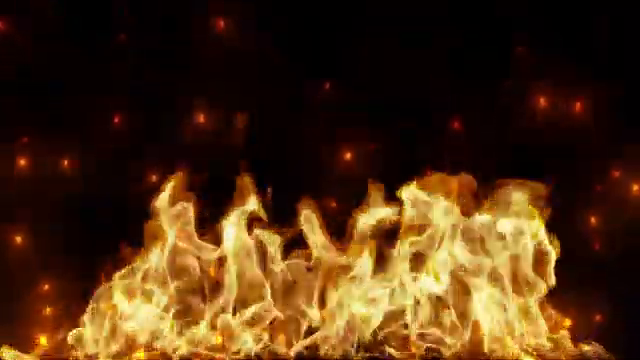
#> input picture frame 120 of videoplayback.mp4, 640 x 360 px
$ python fire-alarm-detection-system.py
#> lines starting #> are read from the running program, lines starting #| are printed output that depends on the picture; after the words box and inside, x2 and y2 are one past the last pixel; in counts of white or black regions, pixels touching at a corner belong together
# Import necessary libraries
import cv2
import numpy as np
import smtplib
import playsound
import threading
import os

# Initialize status flags and counters
Alarm_Status = False
Email_Status = False
Fire_Reported = 0

# Function to play the alarm sound in a loop
def play_alarm_sound_function():
    while Alarm_Status:  # Add a condition to stop the loop
        playsound.playsound('alarm-sound.mp3', True)

# Function to send an email notification
def send_mail_function():
    recipientEmail = "email-to-be-send@ismt.edu.np"
    recipientEmail = recipientEmail.lower()

    try:
        # Set up an SMTP server and send the email
        server = smtplib.SMTP('smtp.gmail.com', 587)
        server.ehlo()
        server.starttls()
        server.login("test123@ismt.edu.np", 'password')  # Use App Password if 2FA is enabled
        server.sendmail('test123@ismt.edu.np', recipientEmail, "Subject: Fire Accident Warning\n\nWarning: A Fire Accident has been reported on ISMT College")
        print("Sent to {}".format(recipientEmail))
        server.quit()  # Close the connection
    except Exception as e:
        print(f"Failed to send email: {e}")

# Function to release resources on exit
def cleanup():
    global Alarm_Status
    Alarm_Status = False
    cv2.destroyAllWindows()
    video.release()

# Main code
try:
    # Open a video capture object using the specified video file or webcam
    video = cv2.VideoCapture("videoplayback.mp4")  # If you want to use webcam, use Index like 0, 1.

    # Main loop for processing video frames
    while True:
        grabbed, frame = video.read()
#> frame is the input picture: shape (360, 640, 3); mean B, G, R 18.8, 46.3, 75.4
        if not grabbed:
            break

        # Resize the frame for consistent processing
        frame = cv2.resize(frame, (960, 540))
#> frame: shape (540, 960, 3)

        # Apply Gaussian blur and convert to HSV color space
        blur = cv2.GaussianBlur(frame, (21, 21), 0)
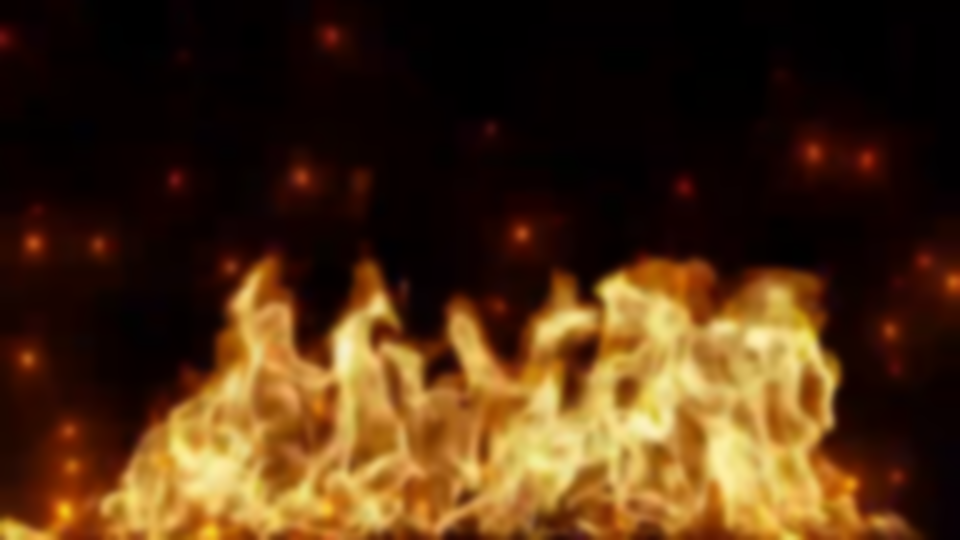
#> blur: shape (540, 960, 3); mean B, G, R 18.7, 46.3, 75.3
        hsv = cv2.cvtColor(blur, cv2.COLOR_BGR2HSV)
#> hsv: shape (540, 960, 3); mean H, S, V 28.2, 222.6, 75.3

        # Define color range for detecting fire (red/orange)
        lower = [18, 50, 50]
        upper = [35, 255, 255]
        lower = np.array(lower, dtype="uint8")
        upper = np.array(upper, dtype="uint8")

        # Create a mask to detect fire color range
        mask = cv2.inRange(hsv, lower, upper)
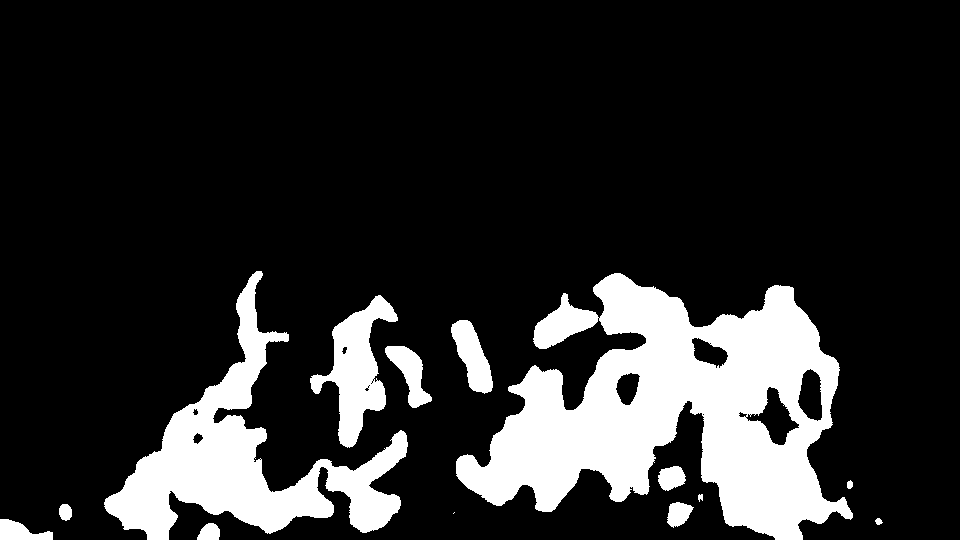
#> mask: shape (540, 960); 16.9% white; 14 white regions (1 under 20 px), largest, box (x1, y1, x2, y2) and area: (456, 273, 853, 540) 53504, (104, 271, 408, 540) 23181, (310, 295, 398, 448) 5450

        # Apply the mask to the original frame
        output = cv2.bitwise_and(frame, frame, mask=mask)
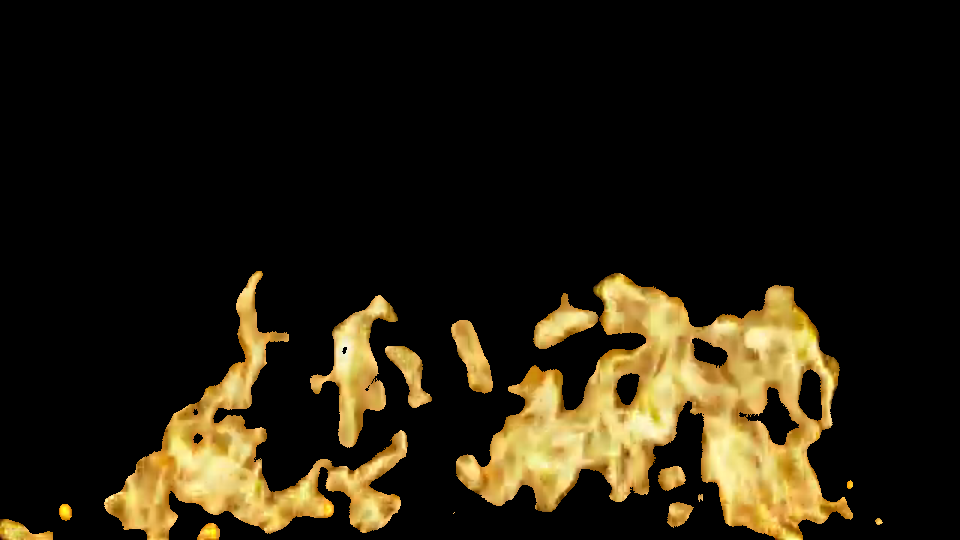
#> output: shape (540, 960, 3); mean B, G, R 14.3, 29.9, 36.8

        # Count the number of non-zero pixels in the mask
        no_red = cv2.countNonZero(mask)
#> no_red = 87391

        # If a significant number of red pixels are detected, increment the fire report counter
        if int(no_red) > 15000:
            Fire_Reported += 1

        # Display the processed output frame
        cv2.imshow("output", output)

        # Check if a fire has been reported
        if Fire_Reported >= 1:
            # Start playing the alarm sound and sending email notifications (once)
            if not Alarm_Status:
                Alarm_Status = True
                threading.Thread(target=play_alarm_sound_function, daemon=True).start()

            if not Email_Status:
                Email_Status = True
                threading.Thread(target=send_mail_function, daemon=True).start()

        # Check if the 'q' key is pressed to exit the loop
        if cv2.waitKey(1) & 0xFF == ord('q'):
#> (key q is pressed here)
            break

    # Release resources and close windows
    cleanup()
except KeyboardInterrupt:
    cleanup()
    print("Program interrupted and exited cleanly.")
except Exception as e:
    cleanup()
    print(f"An error occurred: {e}")

$ run again, starting later in the video
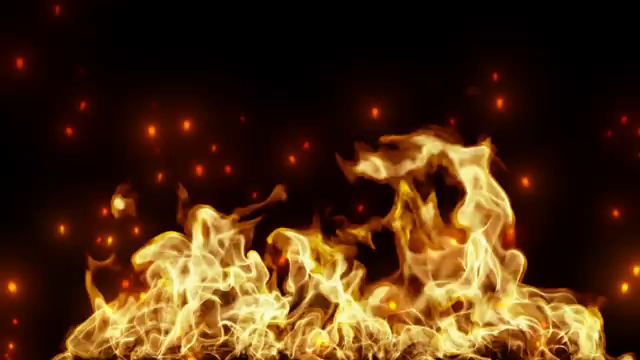
#> input picture frame 540 of videoplayback.mp4, 640 x 360 px
#> frame is the input picture: shape (360, 640, 3); mean B, G, R 17.9, 44.4, 74.2
#> frame: shape (540, 960, 3)
#> hsv: shape (540, 960, 3); mean H, S, V 15.5, 208.6, 74.1
#> `mask = cv2.inRange(hsv, lower, upper)`:
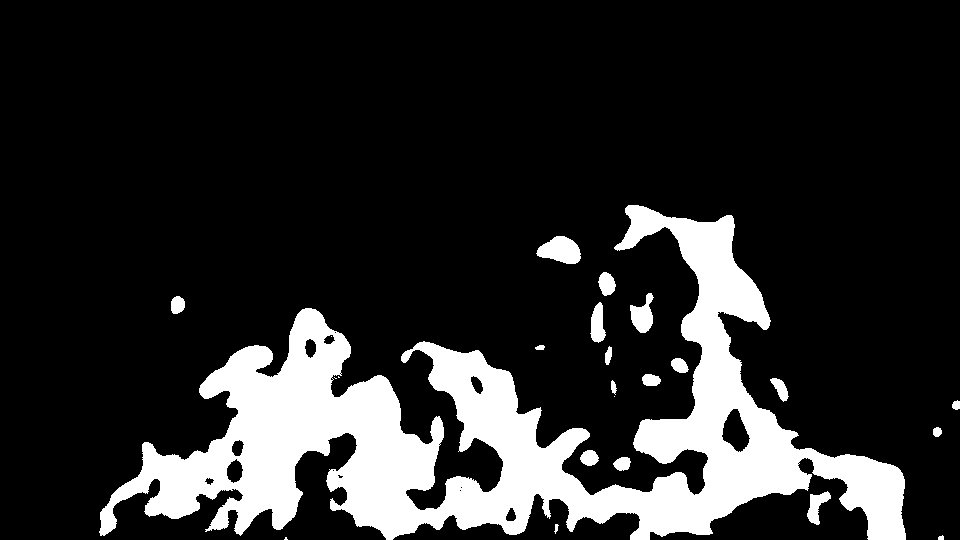
#> mask: shape (540, 960); 16.6% white; 24 white regions (5 under 20 px), largest, box (x1, y1, x2, y2) and area: (99, 205, 906, 540) 81694, (536, 236, 581, 264) 861, (630, 293, 654, 333) 568
#> `output = cv2.bitwise_and(frame, frame, mask=mask)`:
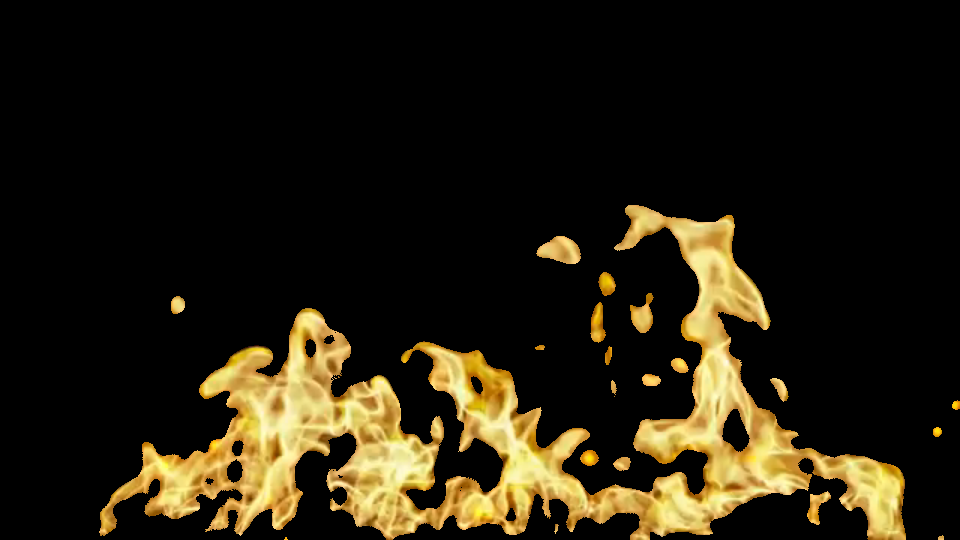
#> output: shape (540, 960, 3); mean B, G, R 14.7, 30.3, 36.6
#> no_red = 85885

$ run again, starting later in the video
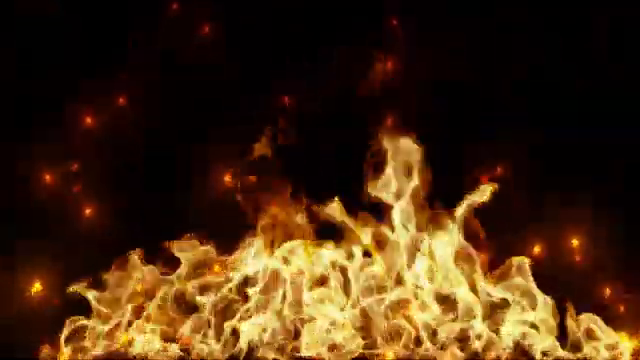
#> input picture frame 960 of videoplayback.mp4, 640 x 360 px
#> frame is the input picture: shape (360, 640, 3); mean B, G, R 17.5, 42.3, 68.1
#> frame: shape (540, 960, 3)
#> hsv: shape (540, 960, 3); mean H, S, V 33, 218.5, 68.1
#> `mask = cv2.inRange(hsv, lower, upper)`:
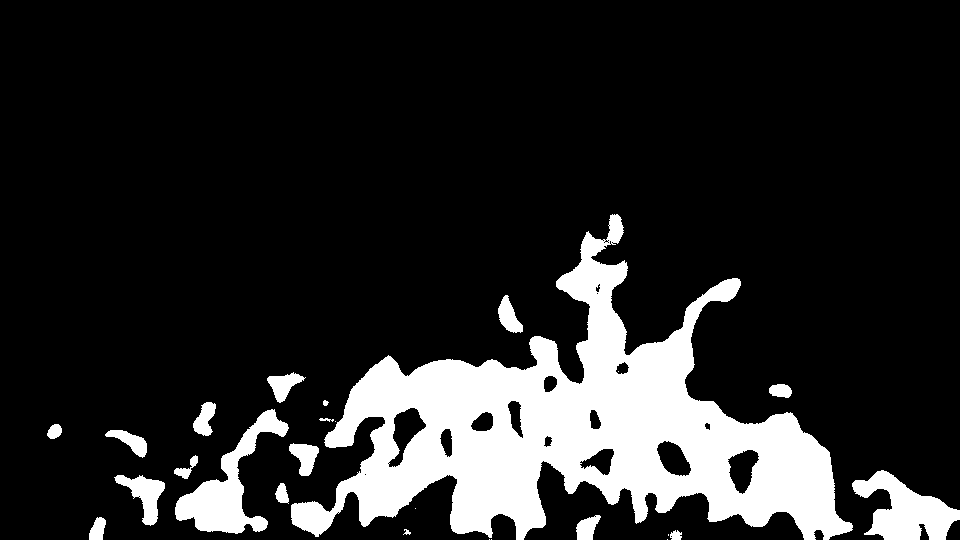
#> mask: shape (540, 960); 15.7% white; 26 white regions (7 under 20 px), largest, box (x1, y1, x2, y2) and area: (291, 214, 853, 540) 67051, (175, 409, 289, 534) 4569, (852, 470, 960, 540) 4000
#> `output = cv2.bitwise_and(frame, frame, mask=mask)`:
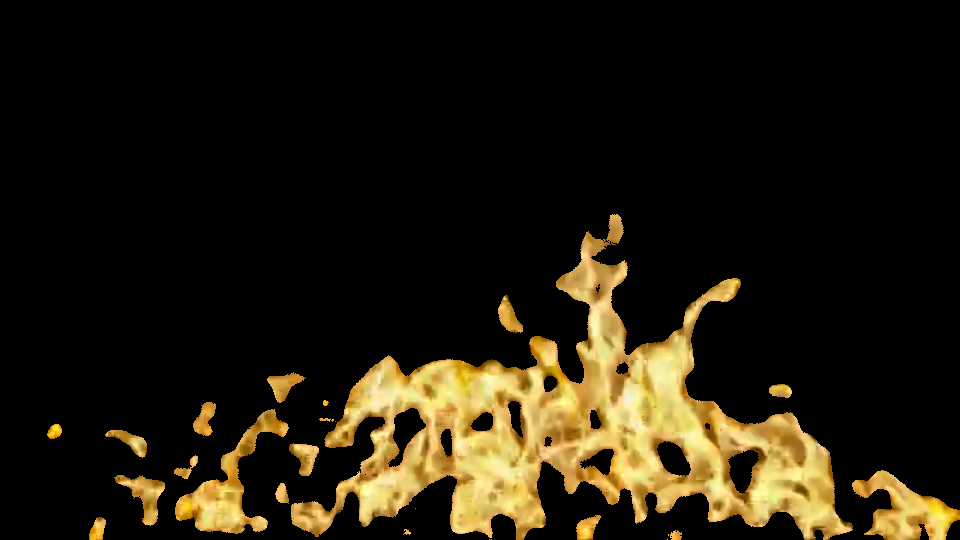
#> output: shape (540, 960, 3); mean B, G, R 13.4, 27.8, 34
#> no_red = 81139
